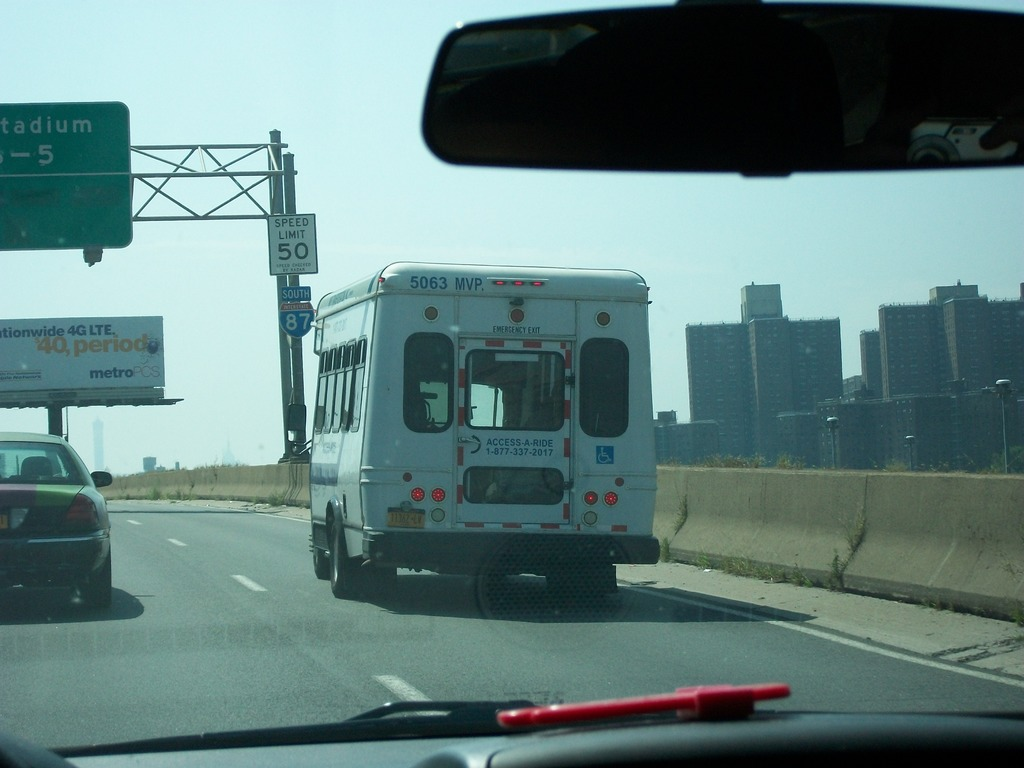
#> input picture Final-Project/Equalizing histograms/sample.jpg, 1024 x 768 px
$ python Equalize-histogram.py
#> lines starting #> are read from the running program, lines starting #| are printed output that depends on the picture
#Import the necessary libraries
import cv2
import matplotlib.pyplot as plt
import numpy as np

# Load the image
image = cv2.imread('sample.jpg')
#> image is the input picture: shape (768, 1024, 3); mean B, G, R 125.2, 127.1, 98.4

#Plot the original image
plt.subplot(1, 2, 1)
plt.title("Original")
plt.imshow(image)

# Convert the image to grayscale
gray_image = cv2.cvtColor(image, cv2.COLOR_BGR2GRAY)
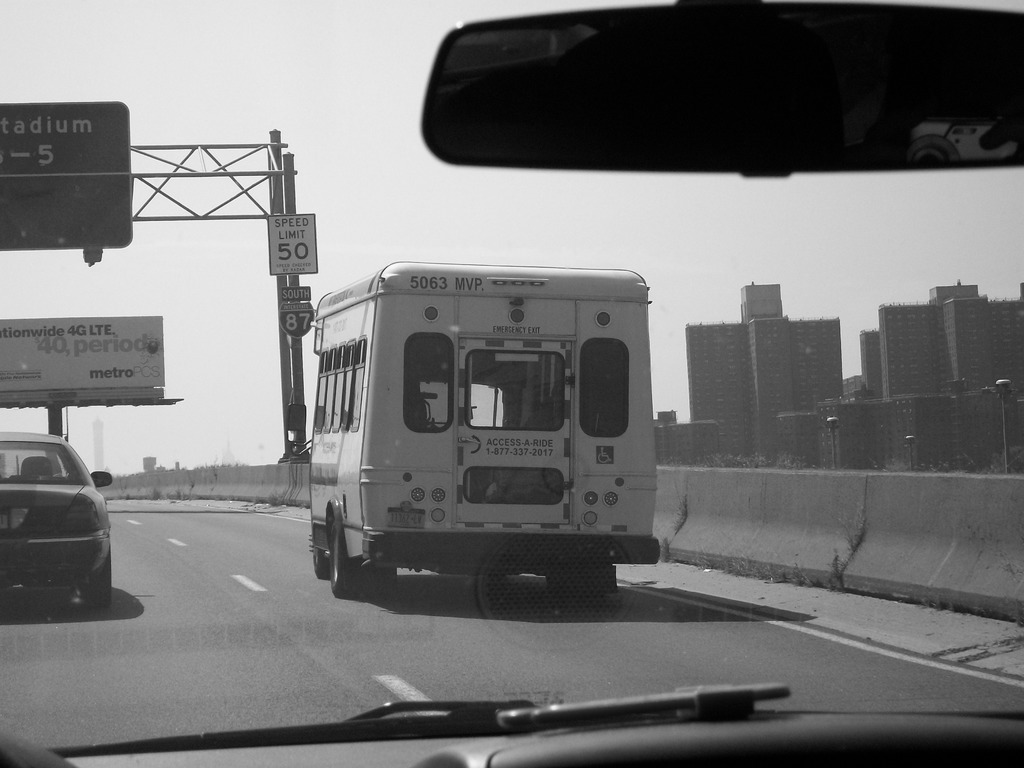
#> gray_image: shape (768, 1024); min 0, max 251, mean 118.3

# Equalize the histogram
equalized_image = cv2.equalizeHist(gray_image)
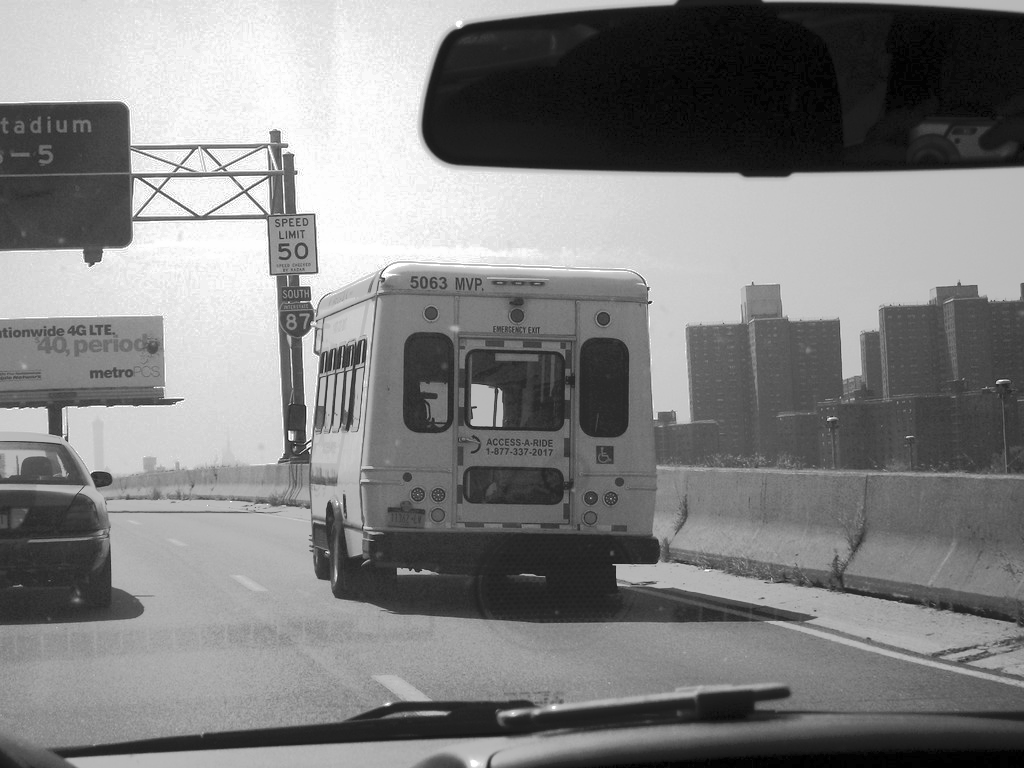
#> equalized_image: shape (768, 1024); min 0, max 255, mean 128.3

#Save the equalized image
cv2.imwrite('equalized.jpg', equalized_image)

#Plot the equalized image
plt.subplot(1, 2, 2)
plt.title("equalized")
plt.imshow(equalized_image)
plt.show()
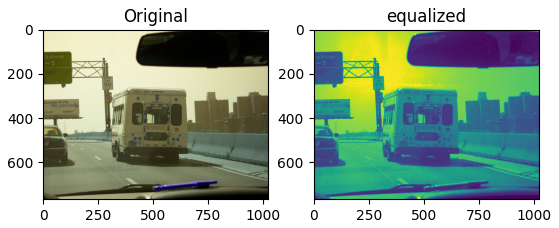
#> figure drawn by matplotlib, 2 panels; B, G, R data is drawn as R, G, B
